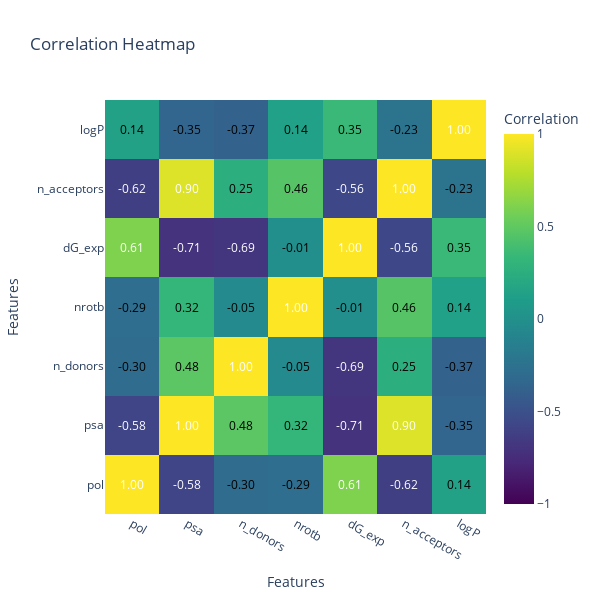

Notebook cell for this chart:
### Code cell
# 1. Correlation Plot (Square Heatmap)
corr_matrix = df[
    ["pol", "psa", "n_donors", "nrotb", "dG_exp", "n_acceptors", "logP"]
].corr()

fig1 = go.Figure(
    data=go.Heatmap(
        z=corr_matrix.values,
        x=corr_matrix.columns,
        y=corr_matrix.columns,
        colorscale="Viridis",
        colorbar=dict(title="Correlation"),
        zmin=-1,  # Ensure the scale is from -1 to 1
        zmax=1,
    )
)

# Add annotations for correlation values
annotations = []
for i, row in enumerate(corr_matrix.values):
    for j, value in enumerate(row):
        annotations.append(
            go.layout.Annotation(
                text=f"{value:.2f}",  # Format to 2 decimal places
                x=corr_matrix.columns[j],
                y=corr_matrix.columns[i],
                xref="x1",
                yref="y1",
                font=dict(color="white" if abs(value) > 0.5 else "black"),
                showarrow=False,
            )
        )

fig1.update_layout(
    title="Correlation Heatmap",
    template="plotly_white",
    xaxis_title="Features",
    yaxis_title="Features",
    annotations=annotations,
    width=600,  # Square layout
    height=600,
)


fig1.show()

### Figure 1 — Plotly figure (JSON) as saved in the notebook; plotly's stock layout.template omitted (floating-point values rounded to 4 significant figures)
{"data": [{"colorbar": {"title": {"text": "Correlation"}}, "colorscale": [[0, "#440154"], [0.1111, "#482878"], [0.2222, "#3e4989"], [0.3333, "#31688e"], [0.4444, "#26828e"], [0.5556, "#1f9e89"], [0.6667, "#35b779"], [0.7778, "#6ece58"], [0.8889, "#b5de2b"], [1, "#fde725"]], "type": "heatmap", "x": ["pol", "psa", "n_donors", "nrotb", "dG_exp", "n_acceptors", "logP"], "y": ["pol", "psa", "n_donors", "nrotb", "dG_exp", "n_acceptors", "logP"], "z": [[1, -0.5843, -0.301, -0.2853, 0.6091, -0.6228, 0.1406], [-0.5843, 1, 0.483, 0.3222, -0.7064, 0.8971, -0.3508], [-0.301, 0.483, 1, -0.04681, -0.6893, 0.2517, -0.372], [-0.2853, 0.3222, -0.04681, 1, -0.006366, 0.4635, 0.1362], [0.6091, -0.7064, -0.6893, -0.006366, 1, -0.5593, 0.3474], [-0.6228, 0.8971, 0.2517, 0.4635, -0.5593, 1, -0.2333], [0.1406, -0.3508, -0.372, 0.1362, 0.3474, -0.2333, 1]], "zmax": 1, "zmin": -1}], "layout": {"annotations": [{"font": {"color": "white"}, "showarrow": false, "text": "1.00", "x": "pol", "xref": "x", "y": "pol", "yref": "y"}, {"font": {"color": "white"}, "showarrow": false, "text": "-0.58", "x": "psa", "xref": "x", "y": "pol", "yref": "y"}, {"font": {"color": "black"}, "showarrow": false, "text": "-0.30", "x": "n_donors", "xref": "x", "y": "pol", "yref": "y"}, {"font": {"color": "black"}, "showarrow": false, "text": "-0.29", "x": "nrotb", "xref": "x", "y": "pol", "yref": "y"}, {"font": {"color": "white"}, "showarrow": false, "text": "0.61", "x": "dG_exp", "xref": "x", "y": "pol", "yref": "y"}, {"font": {"color": "white"}, "showarrow": false, "text": "-0.62", "x": "n_acceptors", "xref": "x", "y": "pol", "yref": "y"}, {"font": {"color": "black"}, "showarrow": false, "text": "0.14", "x": "logP", "xref": "x", "y": "pol", "yref": "y"}, {"font": {"color": "white"}, "showarrow": false, "text": "-0.58", "x": "pol", "xref": "x", "y": "psa", "yref": "y"}, {"font": {"color": "white"}, "showarrow": false, "text": "1.00", "x": "psa", "xref": "x", "y": "psa", "yref": "y"}, {"font": {"color": "black"}, "showarrow": false, "text": "0.48", "x": "n_donors", "xref": "x", "y": "psa", "yref": "y"}, {"font": {"color": "black"}, "showarrow": false, "text": "0.32", "x": "nrotb", "xref": "x", "y": "psa", "yref": "y"}, {"font": {"color": "white"}, "showarrow": false, "text": "-0.71", "x": "dG_exp", "xref": "x", "y": "psa", "yref": "y"}, {"font": {"color": "white"}, "showarrow": false, "text": "0.90", "x": "n_acceptors", "xref": "x", "y": "psa", "yref": "y"}, {"font": {"color": "black"}, "showarrow": false, "text": "-0.35", "x": "logP", "xref": "x", "y": "psa", "yref": "y"}, {"font": {"color": "black"}, "showarrow": false, "text": "-0.30", "x": "pol", "xref": "x", "y": "n_donors", "yref": "y"}, {"font": {"color": "black"}, "showarrow": false, "text": "0.48", "x": "psa", "xref": "x", "y": "n_donors", "yref": "y"}, {"font": {"color": "white"}, "showarrow": false, "text": "1.00", "x": "n_donors", "xref": "x", "y": "n_donors", "yref": "y"}, {"font": {"color": "black"}, "showarrow": false, "text": "-0.05", "x": "nrotb", "xref": "x", "y": "n_donors", "yref": "y"}, {"font": {"color": "white"}, "showarrow": false, "text": "-0.69", "x": "dG_exp", "xref": "x", "y": "n_donors", "yref": "y"}, {"font": {"color": "black"}, "showarrow": false, "text": "0.25", "x": "n_acceptors", "xref": "x", "y": "n_donors", "yref": "y"}, {"font": {"color": "black"}, "showarrow": false, "text": "-0.37", "x": "logP", "xref": "x", "y": "n_donors", "yref": "y"}, {"font": {"color": "black"}, "showarrow": false, "text": "-0.29", "x": "pol", "xref": "x", "y": "nrotb", "yref": "y"}, {"font": {"color": "black"}, "showarrow": false, "text": "0.32", "x": "psa", "xref": "x", "y": "nrotb", "yref": "y"}, {"font": {"color": "black"}, "showarrow": false, "text": "-0.05", "x": "n_donors", "xref": "x", "y": "nrotb", "yref": "y"}, {"font": {"color": "white"}, "showarrow": false, "text": "1.00", "x": "nrotb", "xref": "x", "y": "nrotb", "yref": "y"}, {"font": {"color": "black"}, "showarrow": false, "text": "-0.01", "x": "dG_exp", "xref": "x", "y": "nrotb", "yref": "y"}, {"font": {"color": "black"}, "showarrow": false, "text": "0.46", "x": "n_acceptors", "xref": "x", "y": "nrotb", "yref": "y"}, {"font": {"color": "black"}, "showarrow": false, "text": "0.14", "x": "logP", "xref": "x", "y": "nrotb", "yref": "y"}, {"font": {"color": "white"}, "showarrow": false, "text": "0.61", "x": "pol", "xref": "x", "y": "dG_exp", "yref": "y"}, {"font": {"color": "white"}, "showarrow": false, "text": "-0.71", "x": "psa", "xref": "x", "y": "dG_exp", "yref": "y"}, {"font": {"color": "white"}, "showarrow": false, "text": "-0.69", "x": "n_donors", "xref": "x", "y": "dG_exp", "yref": "y"}, {"font": {"color": "black"}, "showarrow": false, "text": "-0.01", "x": "nrotb", "xref": "x", "y": "dG_exp", "yref": "y"}, {"font": {"color": "white"}, "showarrow": false, "text": "1.00", "x": "dG_exp", "xref": "x", "y": "dG_exp", "yref": "y"}, {"font": {"color": "white"}, "showarrow": false, "text": "-0.56", "x": "n_acceptors", "xref": "x", "y": "dG_exp", "yref": "y"}, {"font": {"color": "black"}, "showarrow": false, "text": "0.35", "x": "logP", "xref": "x", "y": "dG_exp", "yref": "y"}, {"font": {"color": "white"}, "showarrow": false, "text": "-0.62", "x": "pol", "xref": "x", "y": "n_acceptors", "yref": "y"}, {"font": {"color": "white"}, "showarrow": false, "text": "0.90", "x": "psa", "xref": "x", "y": "n_acceptors", "yref": "y"}, {"font": {"color": "black"}, "showarrow": false, "text": "0.25", "x": "n_donors", "xref": "x", "y": "n_acceptors", "yref": "y"}, {"font": {"color": "black"}, "showarrow": false, "text": "0.46", "x": "nrotb", "xref": "x", "y": "n_acceptors", "yref": "y"}, {"font": {"color": "white"}, "showarrow": false, "text": "-0.56", "x": "dG_exp", "xref": "x", "y": "n_acceptors", "yref": "y"}, {"font": {"color": "white"}, "showarrow": false, "text": "1.00", "x": "n_acceptors", "xref": "x", "y": "n_acceptors", "yref": "y"}, {"font": {"color": "black"}, "showarrow": false, "text": "-0.23", "x": "logP", "xref": "x", "y": "n_acceptors", "yref": "y"}, {"font": {"color": "black"}, "showarrow": false, "text": "0.14", "x": "pol", "xref": "x", "y": "logP", "yref": "y"}, {"font": {"color": "black"}, "showarrow": false, "text": "-0.35", "x": "psa", "xref": "x", "y": "logP", "yref": "y"}, {"font": {"color": "black"}, "showarrow": false, "text": "-0.37", "x": "n_donors", "xref": "x", "y": "logP", "yref": "y"}, {"font": {"color": "black"}, "showarrow": false, "text": "0.14", "x": "nrotb", "xref": "x", "y": "logP", "yref": "y"}, {"font": {"color": "black"}, "showarrow": false, "text": "0.35", "x": "dG_exp", "xref": "x", "y": "logP", "yref": "y"}, {"font": {"color": "black"}, "showarrow": false, "text": "-0.23", "x": "n_acceptors", "xref": "x", "y": "logP", "yref": "y"}, {"font": {"color": "white"}, "showarrow": false, "text": "1.00", "x": "logP", "xref": "x", "y": "logP", "yref": "y"}], "height": 600, "title": {"text": "Correlation Heatmap"}, "width": 600, "xaxis": {"title": {"text": "Features"}}, "yaxis": {"title": {"text": "Features"}}}}
